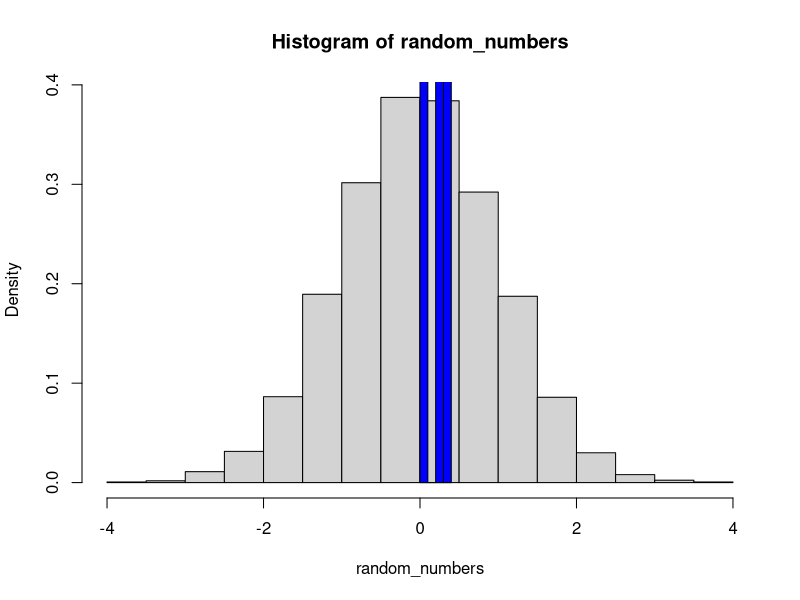
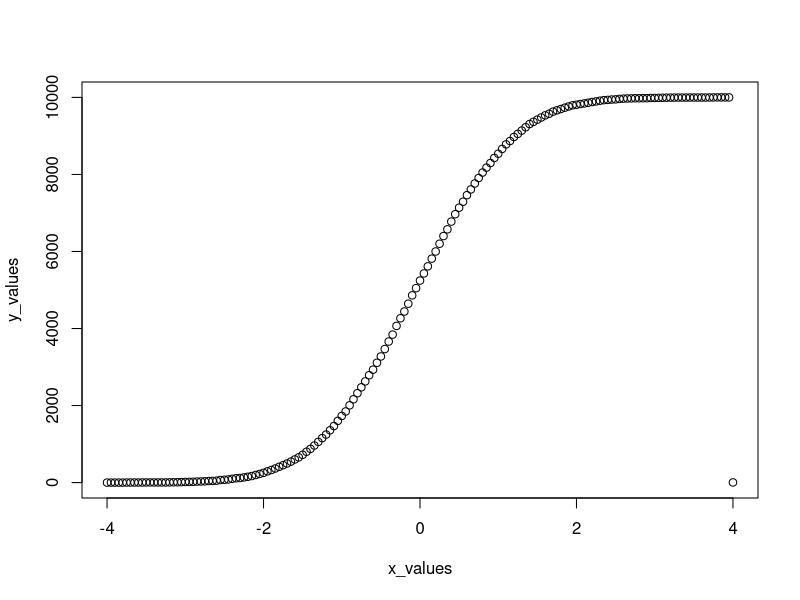
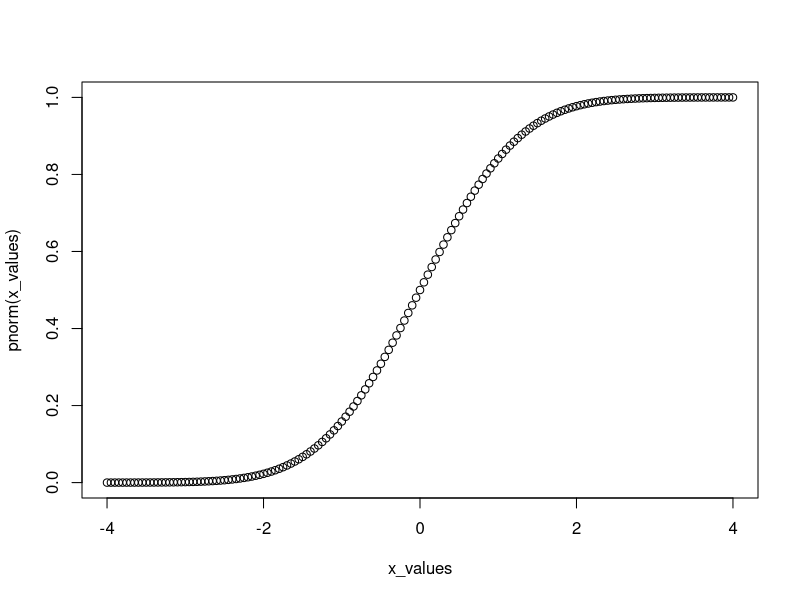

Write the R code that produced these figures, in order.
# Problem 1
random_numbers <- rnorm(10000, 0, 1)

# a
hist(random_numbers, freq = FALSE, xlim = c(-4, 4))
x <- c(-4, -3, -2, -1, 0, 1, 2, 3, 4)
d <- dnorm(x)
hist(d, col = 'blue', freq = FALSE, add = TRUE)

# b
rel_freq <- function(x, v) {
  count <- 0
  for (elem in v) {
    if (elem <= x) {
      count <- count + 1
    }
  }
  return(count)
}

# c
x_values <- seq(-4, 4, by = 0.05)
y_values <- x_values
index <- 0
for (x in x_values) {
  y_values[index]= rel_freq(x, random_numbers)
  index = index + 1
}
plot(x_values, y_values)
plot(x_values, pnorm(x_values))
#distribution_function <- pnorm(random_numbers)


# Problem 2
lambda <- 3
poisson_numbers <- rpois(10000, lambda)

# a
pois_mean <- mean(poisson_numbers)
# expected mean: E[X]=lambda
difference <- abs(pois_mean - lambda)

# b
squared <- poisson_numbers^2
squared_mean <- mean(squared)
# expected: squared_mean = mean^2 = lambda^2;
difference2 <- abs(squared_mean - lambda^2)

# c
# show that E[lambda^-X]=e^(1-lambda)?
# Here: E[X^2] (b) -> lambda=X;X=-2?
exp(1 + 2)
